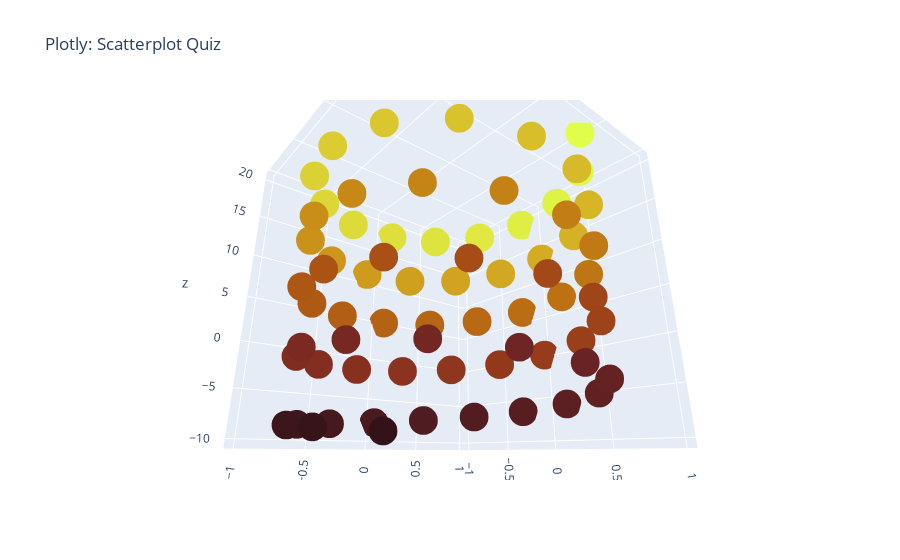

Write notebook code for a chart like this one.
### Code cell
## Now lets create our scatterplot!

trace = go.Scatter3d(x=X,y=Y,z=Z,mode='markers',marker=dict(size=10,color=Z,colorscale='solar'))

layout=go.Layout(title='Plotly: Scatterplot Quiz')

fig = go.Figure(data=[trace],layout=layout)

fig.show()
